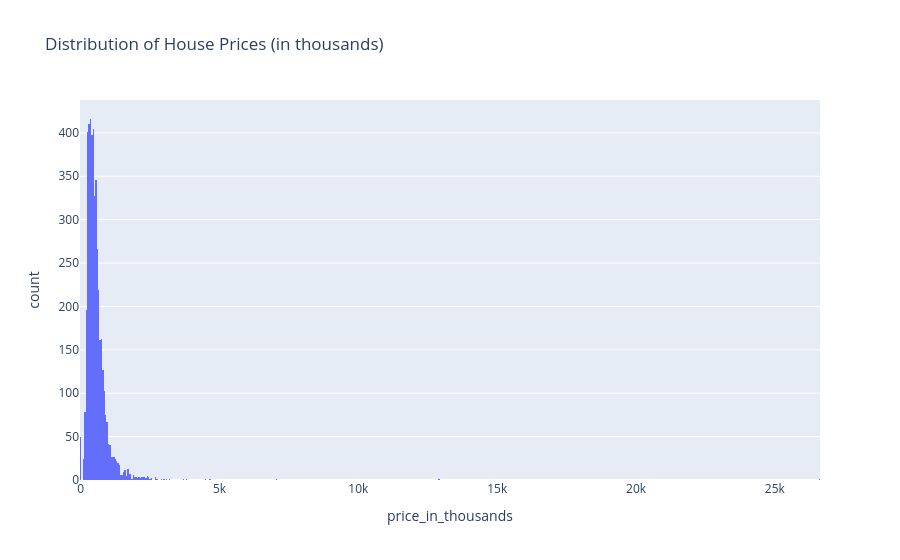

Notebook cell for this chart:
### Code cell
#Visualization 1 - Histogram

fig = px.histogram(
    df,
    x="price_in_thousands",
    title="Distribution of House Prices (in thousands)"
)

fig.show()

### Figure 1 — Plotly figure (JSON) as saved in the notebook; plotly's stock layout.template omitted (floating-point values rounded to 4 significant figures; data arrays with more than 128 entries replaced by an {"elided": "..."} marker saying what was removed)
{"data": [{"bingroup": "x", "hovertemplate": "price_in_thousands=%{x}<br>count=%{y}<extra></extra>", "legendgroup": "", "marker": {"color": "#636efa", "pattern": {"shape": ""}}, "name": "", "orientation": "v", "showlegend": false, "type": "histogram", "x": {"elided": "4600 float values"}, "xaxis": "x", "yaxis": "y"}], "layout": {"barmode": "relative", "legend": {"tracegroupgap": 0}, "title": {"text": "Distribution of House Prices (in thousands)"}, "xaxis": {"anchor": "y", "domain": [0, 1], "title": {"text": "price_in_thousands"}}, "yaxis": {"anchor": "x", "domain": [0, 1], "title": {"text": "count"}}}}
